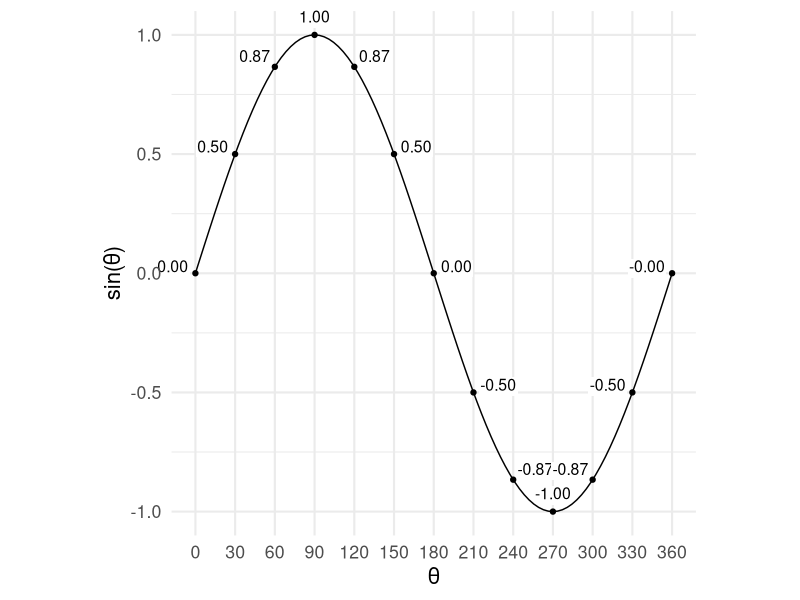
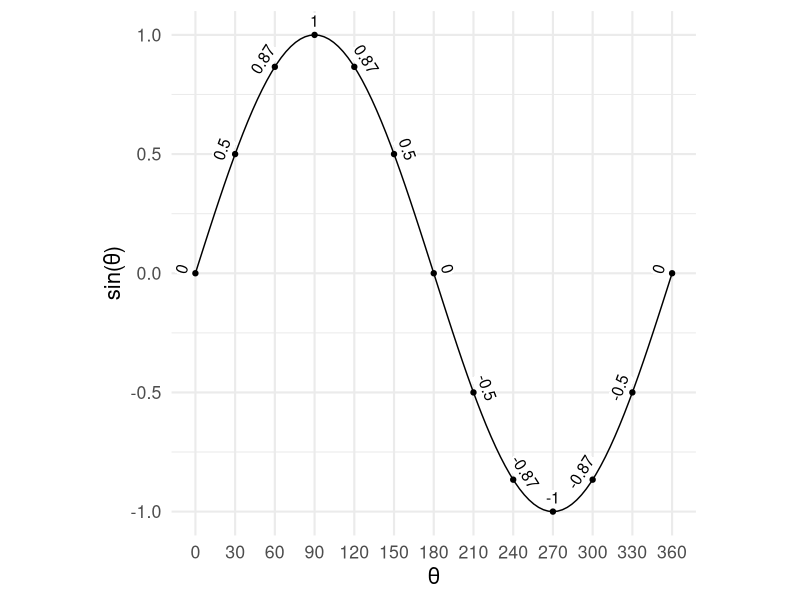
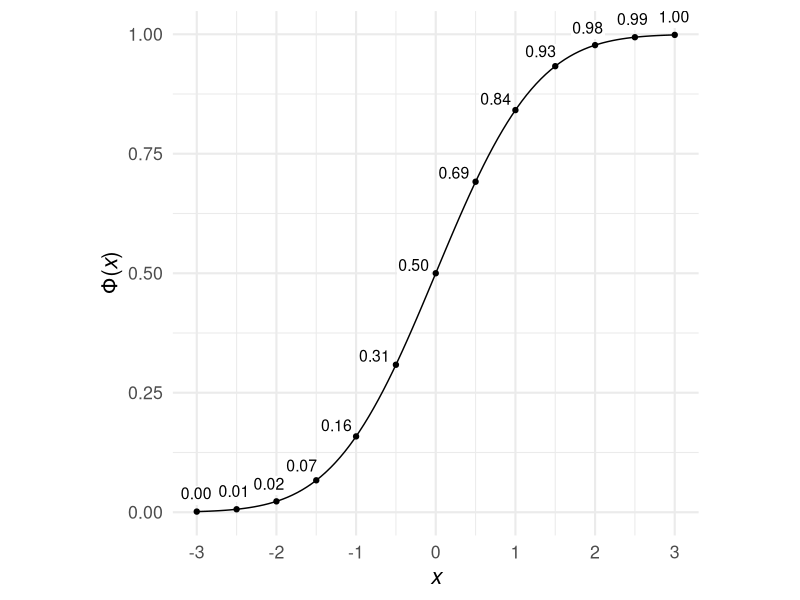

The R script that drew these images, in order:
## ---- chunk 1
library(tidyverse)
library(patchwork)
knitr::opts_chunk$set(dev = "svg", fig.height = 7, fig.width = 7)
## ---- chunk 2
angle2vjust <- function(theta, multiplier = 1, as_degrees = FALSE) {
  if (as_degrees) theta <- theta * pi / 180
  (((sin(theta + pi) + 1) / 2) - 0.5) * multiplier + 0.5
}

angle2hjust <- function(theta, multiplier = 1, as_degrees = FALSE) {
  if (as_degrees) theta <- theta * pi / 180
  (((cos(theta + pi) + 1) / 2) - 0.5) * multiplier + 0.5
}
## ---- chunk 3
#| classes: preview-image
library(tidyverse)
library(ggtext)

plot_ratio <- pi

tibble(theta = seq(0, 2 * pi, length.out = 13),
            y =  sin(theta),
            tangent_slope = cos(theta) * plot_ratio,
            text_angle = atan(tangent_slope) + pi / 2) %>%
  ggplot(aes(theta, y)) +
  geom_richtext(aes(label = formatC(y, digits = 2, format = "f"),
                    vjust = angle2vjust(text_angle),
                    hjust = angle2hjust(text_angle)),
                label.color = NA,
                label.padding = unit(1, "pt"),
                label.margin = unit(5, "pt"),
                size = 4) +
  geom_point() +
  stat_function(fun = sin) +
  scale_x_continuous("&theta;",
                     breaks = seq(0, 2 * pi, 
                                  length.out = 13),
                     minor_breaks = NULL,
                     labels = function(x) round(x * 180 / pi)) +
  scale_y_continuous("sin(&theta;)") +
  coord_fixed(ratio = plot_ratio, clip = "off") +
  theme_minimal(base_size = 16) +
  theme(axis.title.x = element_markdown(),
        axis.title.y = element_markdown())


## ---- chunk 4
tibble(theta = seq(0, 2 * pi, length.out = 13),
            y = sin(theta),
            tangent_slope = cos(theta) * plot_ratio,
            text_angle = atan(tangent_slope)) %>%
  ggplot(aes(theta, y)) +
  geom_richtext(aes(label = round(y, 2),
                    angle = text_angle * 180 / pi),
                vjust = 0,
                label.color = NA,
                label.padding = unit(1, "pt"),
                label.margin = unit(2, "pt"),
                size = 4) +
  geom_point() +
  stat_function(fun = sin) +
  scale_x_continuous("&theta;",
                     breaks = seq(0, 2 * pi, 
                                  length.out = 13),
                     minor_breaks = NULL,
                     labels = function(x) round(x * 180 / pi)) +
  scale_y_continuous("sin(&theta;)") +
  coord_fixed(ratio = plot_ratio, clip = "off") +
  theme_minimal(base_size = 16) +
  theme(axis.title.x = element_markdown(),
        axis.title.y = element_markdown())
## ---- chunk 5
# Small change in x
dx <- .00000001
plot_ratio <- 6

tibble(x = seq(-3,3,.5),
       y = pnorm(x),
       tangent_slope = plot_ratio * (pnorm(x + dx) - y) / dx,
       text_angle = atan(tangent_slope) + pi / 2,
       degrees = text_angle * 180 / pi) %>% 
  ggplot(aes(x,y)) + 
  geom_point() +
  geom_richtext(aes(label = formatC(y, 2, format = "f"),
                    vjust = angle2vjust(text_angle),
                    hjust = angle2hjust(text_angle)),
                label.color = NA,
                label.padding = unit(1, "pt"),
                label.margin = unit(5, "pt"),
                size = 4) +
  stat_function(fun = pnorm) + 
  theme_minimal(base_size = 16) + 
  theme(axis.title.x = element_markdown(),
        axis.title.y = element_markdown()) +
  coord_fixed(ratio = plot_ratio) + 
  scale_x_continuous("*x*", breaks = -3:3) +
  scale_y_continuous("&Phi;(*x*)")
